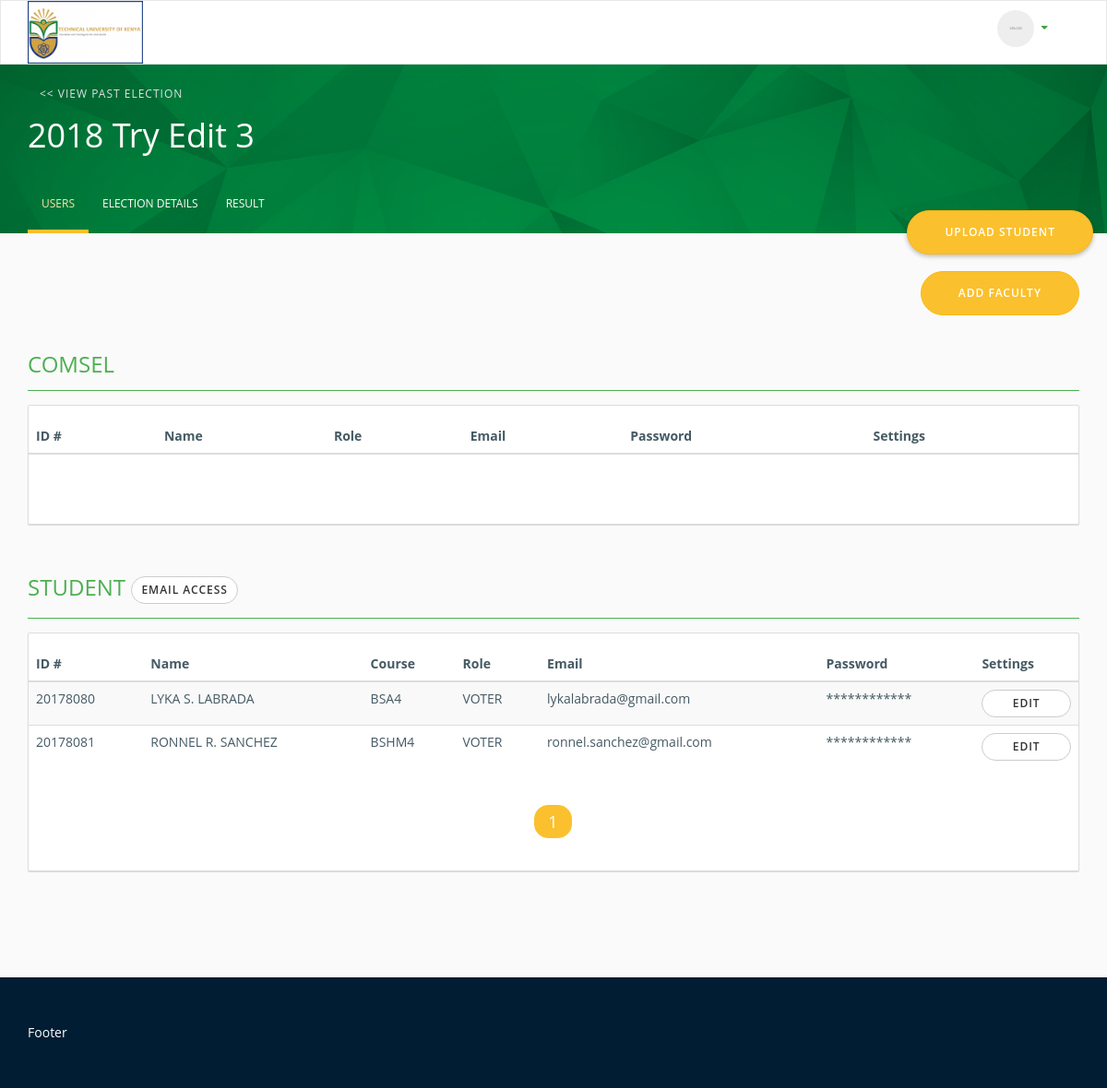
/admin-election.php?elect=2, run on the app's committed database.
### tables this page shows
CREATE TABLE `election` (
  `election_id` int(11) NOT NULL,
  `election_name` varchar(100) NOT NULL,
  `start_date` date NOT NULL,
  `end_date` date NOT NULL,
  `election_desc` varchar(100) NOT NULL,
  `date_added` timestamp NOT NULL DEFAULT CURRENT_TIMESTAMP ON UPDATE CURRENT_TIMESTAMP,
  `date_modified` timestamp NOT NULL DEFAULT '0000-00-00 00:00:00'
);

CREATE TABLE `voter_election` (
  `Id` int(11) NOT NULL,
  `username` varchar(100) NOT NULL,
  `election_id` int(10) NOT NULL,
  `role` varchar(10) NOT NULL,
  `already_voted` tinyint(1) NOT NULL DEFAULT '0'
);

CREATE TABLE `student_list` (
  `student_id` int(255) NOT NULL,
  `student_lname` varchar(100) NOT NULL,
  `student_fname` varchar(100) NOT NULL,
  `student_reg` varchar(100) NOT NULL,
  `student_course` varchar(255) NOT NULL,
  `student_email` varchar(255) NOT NULL
);

### admin-election.php (the view, shortened to what this page needs)
<?php
require_once ('dbconnect.php');
?>
<!DOCTYPE HTML PUBLIC "-//W3C//DTD HTML 4.01 Transitional//EN" "http://www.w3.org/TR/html4/loose.dtd">
<html lang="en">
  <head>
    <link href="css/voting.css" rel="stylesheet">
    <link rel="stylesheet" href="css/datepicker/datepicker.css">
    <link href="css/styles.css" rel="stylesheet">
    <link href="css/bootstrap-dialog.min.css" rel="stylesheet" type="text/css" />
  </head>
  <body>
  <body>
    <header id="global-nav" class="navbar navbar-default">
        <nav role="navigation">
          <div class="container">
            <div class="navbar-header">
             <img class="brand-logo" width="125" src="images/school-logo.png">
            </div>
            <div class="collapse navbar-collapse navbar-ex1-collapse">
              <ul id="right-nav" class="nav navbar-nav navbar-right">
                <li>
                  <div class="user-nav dropdown">
                    <a data-toggle="dropdown" href="#">
                      <div class="media">
                        <div class="media-left media-middle">
                          <img width="40" class="img-circle" alt=".img-circle">
                          <i class="fa fa-fw  hidden-xs" aria-hidden="true" title="Copy to use caret-down"></i>
                        </div>
                    </div>
                    </a>
                  </div>
                </li>
              </ul>
            </div>
          </div>
        </nav>
    </header>
    <div id="banner" class="navbar navbar-secondary">
    <nav role="navigation">
      <div class="container">
          <div class="row">
            <div class="col-xs-12 col-sm-12 col-md-6 col-lg-6">
                <div class="heading">
                <a href="./admin.php" class="btn btn-link"><< view past election</a>
                <?php
                  $queryy = "SELECT * FROM election where election_id=".$GLOBALS['electionId'];
                  $resultt = mysqli_query($conn,$queryy);
                  while($row = mysqli_fetch_array($resultt)){
                    echo "<h1>".$row['election_name']."</h1>";
                  }
                  ?>
                </div>
            </div>
          </div>
          <ul id="sub-nav" class="nav nav-tabs-secondary hidden-xs">
            <li class="active">
              <a data-toggle="tab" href="#uTab">Users</a>
            </li>
            <li>
              <a data-toggle="tab" href="#eTab">Election Details</a>
            </li>
            <li>
              <a data-toggle="tab" href="#rTab">Result</a>
            </li>
          </ul>
       </div>
    </nav>
  </div>
    <main>
      <div class="container tab-content">
        <div id="uTab" class="row tab-pane fade in active">
          <div class="col-xs-12">
            <button class="btn btn-primary btn-xl btn-float pull-right"  data-toggle="modal" data-target="#uploadStudent">Upload Student</button>
          </div>
          <div class="col-xs-12">
            <button class='btn btn-primary btn-xl pull-right'  data-toggle='modal' id='' data-target='#newFaculty'>Add Faculty</button>
          </div>
          <div class="col-xs-12">
            <div class="section-title in-progress">
              <h2 class="h3">COMSEL   </h2>
            </div>
          </div>
          <div class="col-xs-12">
            <div class="main-content">
              <div class="row section">
                <div id="table-member" class="table-responsive">
                  <table class="table table-hover  table-striped">
                    <thead>
                      <tr>
                        <th>ID #</th>
                        <th>Name</th>
                        <th>Role</th>
                        <th>Email</th>
                        <th>Password</th>
                        <th>Settings</th>
                      </tr>
                    </thead>
                  </table>
                </div>
                <div class="col-md-12 text-center">
                </div>
              </div>
            </div>
          </div>
            <div class="col-xs-12">
            <div class="section-title in-progress">
              <h2 class="h3">STUDENT   <button class="btn btn-default btn-sm" data-toggle='modal' data-target='#confirmEmailBlastModal'>Email Access</button></h2>
            </div>
          </div>
          <div class="col-xs-12">
            <div class="main-content">
                <div class='row section'>
                <div id='table-member' class='table-responsive'>
                  <table class='table table-hover  table-striped'>
                    <thead>
                      <tr>
                        <th>ID #</th>
                        <th>Name</th>
                        <th>Course</th>
                        <th>Role</th>
                        <th>Email</th>
                        <th>Password</th>
                        <th>Settings</th>
                      </tr>
                    </thead>
                    <tbody id='sTable'>
                      <?php
                        $query = "SELECT distinct * FROM voter_election aa left join student_list a on a.student_id=aa.username left join users b on a.student_id = b.username where aa.election_id=".$GLOBALS['electionId']." and aa.role not in ('admin','faculty') ORDER BY b.user_fname";
                        $result = mysqli_query($conn,$query);
                        while($row = mysqli_fetch_array($result)){
                          echo "
                        <tr>
                          <td>".$row['student_id']."</td>
                          <td>".strtoupper($row['student_fname']).' '.strtoupper($row['student_reg']).' '.strtoupper($row['student_lname'])."</td>
                          <td>".strtoupper($row['student_course'])."</td>
                          <td>".strtoupper($row['role'])."</td>
                          <td>".$row['student_email']."</td>
                          <td>************</td>
                          <td><button class='btn btn-default btn-sm btn-block' id='editStudentBtn' data-toggle='modal' data-target='#editStudentmodal' data-id='".$row['student_id']."'>Edit</button></td>
                        </tr>";
                        }
                      ?>
                    </tbody>
                  </table>
                </div>
                <div class='col-md-12 text-center'>
                <ul class='pagination pagination-lg pager' id='sPager'></ul>
                </div>
              </div>
            </div>
          </div>
        </div>
      </div>
    </main>
    <footer>
      <div class="container">
        Footer
      </div>
    </footer>
  </body>
</html>

### css/styles.css (style rules this page uses)
html,body { height: 100%; background-color: #fafafa; }
#banner { background: url('../images/bg.jpg'); background-size: cover; background-repeat: no-repeat; background-attachment: fixed; }
footer { margin-top: 100px; padding-top: 50px; padding-bottom: 50px; bottom: 0; width: 100%; background-color: #001d33; color: #ffffff; }
.btn-float { margin: 20px 0px; position: absolute; top: -85px; box-shadow: 0 2px 5px 0 rgba(0,0,0,.26); right: 0; }
.heading { padding: 15px 0 15px; word-break: break-word; }
#sub-nav { display: inline-block; }
#right-nav { margin:5px 0; }
.user-nav { display: inline-block; width: 100%; }
.user-nav > a { display: inline-block; width: 100%; padding: 5px; border-radius: 4px; }
.section-title { padding: 5px 0; margin-bottom: 15px; margin-top: 25px; }
.in-progress { color: #4CAF50; border-bottom: 1px solid #4CAF50; }
.section { border-bottom: 1px solid #ddd; }
.section:last-child { border-bottom: none; }
.left-content, .main-content { background-color: #fff; border: 1px solid #ddd; border-radius: 2px; -webkit-box-shadow: 0 1px 1px 0 rgba(0, 0, 0, 0.14); box-shadow: 0 1px 1px 0 rgba(0, 0, 0, 0.14); padding: 15px; margin-bottom: 15px; }
@media (min-width: 320px) { .section-title { font-size: 18px; } }
@media (min-width: 320px) { .btn-float { top: -45px; } }
@media (min-width: 480px) { .section-title { font-size: 18px; } }
@media (min-width: 480px) { .btn-float { top: -45px; } }
@media (min-width: 768px) { .section-title { font-size: 18px; } }
@media (min-width: 768px) { .btn-float { top: -85px; } }
@media (min-width: 992px) { .section-title { font-size: 24px; } }
@media (min-width: 992px) { .btn-float { top: -85px; } }
@media (min-width: 1200px) { .section-title { font-size: 24px; } }
@media (min-width: 1200px) { .btn-float { top: -85px; } }

### data on the page
election: election_name "2018 Try Edit 3"
voter_election: student_list.student_id "20178080", student_list.student_fname "LYKA", student_list.student_reg "S.", student_list.student_lname "LABRADA", student_list.student_course "BSA4", role "VOTER", student_list.student_email "lykalabrada@gmail.com"
voter_election: student_list.student_id "20178081", student_list.student_fname "RONNEL", student_list.student_reg "R.", student_list.student_lname "SANCHEZ", student_list.student_course "BSHM4", role "VOTER", student_list.student_email "ronnel.sanchez@gmail.com"
